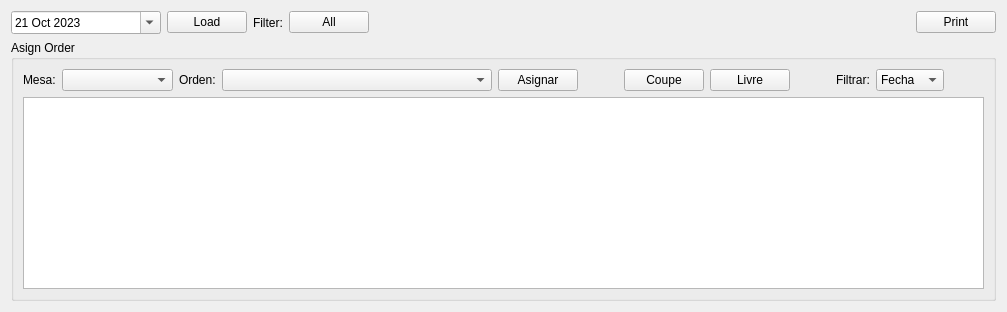
      <widget class="QWidget" name="tab">
       <attribute name="title">
        <string>WorkOrder</string>
       </attribute>
       <layout class="QGridLayout" name="gridLayout_2">
        <item row="1" column="0">
         <layout class="QVBoxLayout" name="verticalLayout">
          <item>
           <layout class="QHBoxLayout" name="horizontalLayout_32">
            <item>
             <widget class="QDateEdit" name="date_CargarOrdenes">
              <property name="minimumSize">
               <size>
                <width>150</width>
                <height>0</height>
               </size>
              </property>
              <property name="dateTime">
               <datetime>
                <hour>20</hour>
                <minute>0</minute>
                <second>0</second>
                <year>2023</year>
                <month>10</month>
                <day>21</day>
               </datetime>
              </property>
              <property name="calendarPopup">
               <bool>true</bool>
              </property>
             </widget>
            </item>
            <item>
             <widget class="QPushButton" name="pushButton_12">
              <property name="text">
               <string>Load</string>
              </property>
             </widget>
            </item>
            <item>
             <widget class="QLabel" name="label_65">
              <property name="text">
               <string>Filter:</string>
              </property>
             </widget>
            </item>
            <item>
             <widget class="QPushButton" name="pushButton_16">
              <property name="text">
               <string>All</string>
              </property>
             </widget>
            </item>
            <item>
             <spacer name="horizontalSpacer_22">
              <property name="orientation">
               <enum>Qt::Horizontal</enum>
              </property>
              <property name="sizeHint" stdset="0">
               <size>
                <width>40</width>
                <height>20</height>
               </size>
              </property>
             </spacer>
            </item>
            <item>
             <widget class="QPushButton" name="pushButton_26">
              <property name="text">
               <string>Print</string>
              </property>
             </widget>
            </item>
           </layout>
          </item>
          <item>
           <widget class="QGroupBox" name="groupBox">
            <property name="title">
             <string>Asign Order</string>
            </property>
            <layout class="QGridLayout" name="gridLayout_4">
             <item row="0" column="0">
              <layout class="QVBoxLayout" name="verticalLayout_3">
               <item>
                <layout class="QHBoxLayout" name="horizontalLayout_2">
                 <item>
                  <widget class="QLabel" name="label">
                   <property name="text">
                    <string>Mesa:</string>
                   </property>
                  </widget>
                 </item>
                 <item>
                  <widget class="QComboBox" name="cmd_Orden_Mesa">
                   <property name="minimumSize">
                    <size>
                     <width>111</width>
                     <height>0</height>
                    </size>
                   </property>
                  </widget>
                 </item>
                 <item>
                  <widget class="QLabel" name="label_2">
                   <property name="text">
                    <string>Orden:</string>
                   </property>
                  </widget>
                 </item>
                 <item>
                  <widget class="QComboBox" name="cmb_orden_repartirorden">
                   <property name="minimumSize">
                    <size>
                     <width>270</width>
                     <height>0</height>
                    </size>
                   </property>
                  </widget>
                 </item>
                 <item>
                  <widget class="QPushButton" name="pushButton">
                   <property name="text">
                    <string>Asignar</string>
                   </property>
                  </widget>
                 </item>
                 <item>
                  <spacer name="horizontalSpacer_26">
                   <property name="orientation">
                    <enum>Qt::Horizontal</enum>
                   </property>
                   <property name="sizeHint" stdset="0">
                    <size>
                     <width>40</width>
                     <height>20</height>
                    </size>
                   </property>
                  </spacer>
                 </item>
                 <item>
                  <widget class="QPushButton" name="pushButton_34">
                   <property name="text">
                    <string>Coupe</string>
                   </property>
                  </widget>
                 </item>
                 <item>
                  <widget class="QPushButton" name="pushButton_33">
                   <property name="text">
                    <string>Livre</string>
                   </property>
                  </widget>
                 </item>
                 <item>
                  <spacer name="horizontalSpacer">
                   <property name="orientation">
                    <enum>Qt::Horizontal</enum>
                   </property>
                   <property name="sizeHint" stdset="0">
                    <size>
                     <width>40</width>
                     <height>20</height>
                    </size>
                   </property>
                  </spacer>
                 </item>
                 <item>
                  <widget class="QLabel" name="label_4">
                   <property name="text">
                    <string>Filtrar:</string>
                   </property>
                  </widget>
                 </item>
                 <item>
                  <widget class="QComboBox" name="comboBox_4">
                   <item>
                    <property name="text">
                     <string>Fecha</string>
                    </property>
                   </item>
                   <item>
                    <property name="text">
                     <string>Estado</string>
                    </property>
                   </item>
                   <item>
                    <property name="text">
                     <string>Glass</string>
                    </property>
                   </item>
                  </widget>
                 </item>
                 <item>
                  <spacer name="horizontalSpacer_3">
                   <property name="orientation">
                    <enum>Qt::Horizontal</enum>
                   </property>
                   <property name="sizeHint" stdset="0">
                    <size>
                     <width>40</width>
                     <height>20</height>
                    </size>
                   </property>
                  </spacer>
                 </item>
                </layout>
               </item>
               <item>
                <widget class="QTableView" name="tableView">
                 <property name="editTriggers">
                  <set>QAbstractItemView::NoEditTriggers</set>
                 </property>
                 <property name="selectionMode">
                  <enum>QAbstractItemView::SingleSelection</enum>
                 </property>
                 <property name="sortingEnabled">
                  <bool>true</bool>
                 </property>
                </widget>
               </item>
              </layout>
             </item>
            </layout>
           </widget>
          </item>
         </layout>
        </item>
       </layout>
      </widget>
